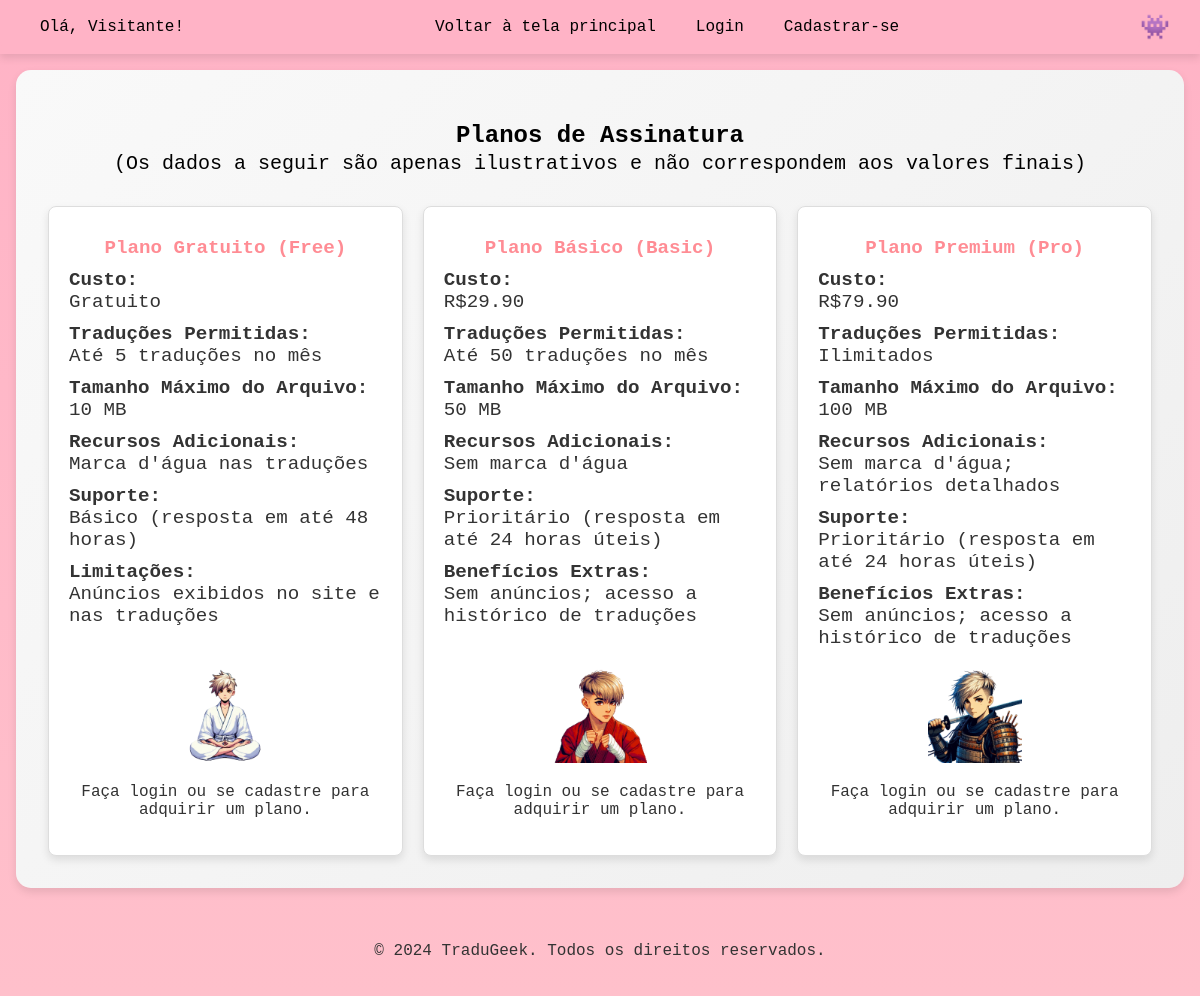
The app's page /assinatura.php with its own data.
### tables this page shows
CREATE TABLE IF NOT EXISTS `assinatura` (
    `idassinatura` INT(11) NOT NULL AUTO_INCREMENT,
    `nome` VARCHAR(55) NULL DEFAULT NULL,
    `custo` VARCHAR(45) NULL DEFAULT NULL,
    `traduPermitidas` VARCHAR(45) NULL DEFAULT NULL,
    `maxArquivos` VARCHAR(45) NULL DEFAULT NULL,
    `recursos` VARCHAR(255) NULL DEFAULT NULL,
    `suporte` VARCHAR(45) NULL DEFAULT NULL,
    `limitacoes` VARCHAR(255) NULL DEFAULT NULL,
    `beneficiosExtras` VARCHAR(255) NULL DEFAULT NULL,
    `imagem` VARCHAR(255) NULL DEFAULT NULL,
    PRIMARY KEY (`idassinatura`)
);

### assinatura.php (the view, shortened to what this page needs)
<?php
$idusuario = $_SESSION['usuario_id'] ?? null;
require_once "c.php";
$id_plano_atual = null;
?>
<!DOCTYPE html>
<html lang="pt-BR">
<head>
    <link rel="stylesheet" href="css/assinatura.css">
</head>
<body>
    <header>
        <nav class="navbar">
            <span class="olaUsuario">
                <?php
                if (isset($_SESSION['usuario']) && $_SESSION['online']) {
                    echo "Olá, " . htmlspecialchars($_SESSION['usuario']) . "!";
                } else {
                    echo "Olá, Visitante!";
                }
                ?>
            </span>
            <ul>
                <li><a href="index.php">Voltar à tela principal</a></li>
                <?php if (isset($_SESSION['online']) && $_SESSION['online'] === true): ?>
                    <li class="logOut"><a href="script/logOut.php">Log Out</a></li>
                <?php else: ?>
                    <li><a href="login.php">Login</a></li>
                    <li><a href="cadastro.php">Cadastrar-se</a></li>
                <?php endif; ?>
            </ul>
            <button class="mudarTema" id="altTema" title="Alternar Tema">☀️</button>
        </nav>
    </header>
    <main>
        <div id="cherry-blossoms"></div>
        <?php
$sql = "SELECT * FROM assinatura";
$resultado = $conexao->query($sql);
if ($resultado->num_rows > 0): ?>
    <section class="section-admin">
        <h2>Planos de Assinatura <br> <span class="ilustrativo" style=" font-weight: 400; font-size: 15pt;">(Os dados a seguir são apenas ilustrativos e não correspondem aos valores finais)</span></h2>
        <div class="planos-container">
            <?php
            $imagens = [
                "Imagens/avatar-julio-assinatura1.png",
                "Imagens/avatar-julio-assinatura2.png",
                "Imagens/avatar-julio-assinatura3.png"
            ];
            $imagemIndex = 0;
            while ($plano = $resultado->fetch_assoc()): ?>
                <div class="plano-card">
                    <h3><?php echo htmlspecialchars($plano['nome']); ?></h3>
                    <ul>
                        <li><strong>Custo:</strong> <br><?php echo htmlspecialchars($plano['custo']); ?></li>
                        <li><strong>Traduções Permitidas:</strong> <br><?php echo htmlspecialchars($plano['traduPermitidas']); ?></li>
                        <li><strong>Tamanho Máximo do Arquivo:</strong> <br><?php echo htmlspecialchars($plano['maxArquivos']); ?> MB</li>
                        <li><strong>Recursos Adicionais:</strong> <br><?php echo htmlspecialchars($plano['recursos']); ?></li>
                        <li><strong>Suporte:</strong> <br><?php echo htmlspecialchars($plano['suporte']); ?></li>
                        <?php if (!empty($plano['beneficiosExtras'])): ?>
                            <li><strong>Benefícios Extras:</strong> <br><?php echo htmlspecialchars($plano['beneficiosExtras']); ?></li>
                        <?php endif; ?>
                        <?php if (!empty($plano['limitacoes'])): ?>
                            <li><strong>Limitações:</strong> <br><?php echo htmlspecialchars($plano['limitacoes']); ?></li>
                        <?php endif; ?>
                    </ul>
                    <?php
                    $imagemPlano = !empty($plano['imagem']) ? $plano['imagem'] : $imagens[$imagemIndex];
                    ?>
                    <img src="<?php echo $imagemPlano; ?>" id="imagem-<?php echo $imagemIndex + 1; ?>" alt="Imagem do <?php echo htmlspecialchars($plano['nome']); ?>">
                    <?php $imagemIndex++; ?>
                    <?php if ($imagemIndex >= count($imagens)) $imagemIndex = 0; ?>
                    <?php if ($plano['idassinatura'] == $id_plano_atual): ?>
                        <p>Plano Atual</p>
                    <?php elseif (empty($_SESSION['admin-master']) || !$_SESSION['admin-master']): ?>
                        <?php if ($idusuario): ?>
                            <form method="POST" action="assinatura.php">
                                <input type="hidden" name="nome_plano" value="<?php echo htmlspecialchars($plano['nome']); ?>">
                                <button class="select-plan-button" type="submit">Selecionar Plano</button>
                            </form>
                        <?php else: ?>
                            <p>Faça login ou se cadastre para adquirir um plano.</p>
                        <?php endif; ?>
                    <?php else: ?>
                        <p class="admin-note">Visualização apenas</p>
                    <?php endif; ?>
                </div>
            <?php endwhile; ?>
        </div>
    </section>
<?php else: ?>
    <p>Nenhum plano disponível no momento.</p>
<?php endif; ?>
    </main>
    <footer>
        <div class="footer-content">
            <p>© 2024 TraduGeek. Todos os direitos reservados.</p>
        </div>
    </footer>
    <?php
    include 'botaoVoltarAoTopo.php';
    ?>
</body>
</html>

### botaoVoltarAoTopo.php (shortened to what this page needs)
<!DOCTYPE html>
<html lang="en">
<head>
    <link rel="stylesheet" href="css/botaoVoltarAoTopo.css">
</head>
<body>
</body>
</html>

### css/assinatura.css (style rules this page uses)
:root { --body: linear-gradient(to bottom, #FFB3C6 0%, #FFC0CB 100%); --body-color: #333; --header: #FFB3C6; --header-color: #333; --nav: #FFB3C6; --nav-a: #000000; --nav-a-hover-bg: #fff; --nav-a-hover: #000; --main-bg: linear-gradient(135deg, #f9f9f9 0%, #f4f4f4 50%, #eeeeee 100%);; --texto: #333; --ilustrativo: black; --scrollbar-bg: #f0f0f0; --scrollbar-thumb: #cccccc; --h2: #000; --plano-card-bg: #fff; --plano-borda: #ddd; --plano-card-h2: #FF8C94; --plano-card-h3: #FF8C94; --button-bg: #FF8C94; --button-color: #fff; --button-hover-bg: #FF6EC7; --footer: #333; --footer-borda: rgba(0, 0, 0, 0); }
html, body { height: 100%; margin: 0; padding: 0; font-size: 16px; }
body { font-family: 'Source Code Pro', monospace; display: flex; flex-direction: column; min-height: 100vh; margin: 0; padding: 0; color: var(--body-color); background: var(--body); font-size: 1rem; }
header { background: var(--header); color: var(--header-color); box-shadow: 0 4px 8px rgba(0,0,0,0.1); }
.navbar { display: flex; align-items: center; padding: 0.75rem 1.5rem; background: var(--nav); border-radius: 0 0 15px 15px; position: relative; overflow-x: auto; z-index: 2; white-space: nowrap; }
.navbar ul { list-style: none; margin: 0; padding: 0; display: flex; gap: 1rem; justify-content: center; flex: 1; }
.navbar li { margin: 0; }
.navbar a { color: var(--nav-a); text-decoration: none; font-weight: 500; padding: 0.75rem; border-radius: 8px; transition: background-color 0.3s, color 0.3s; }
.mudarTema { font-size: 1.5rem; background-color: transparent; border: none; cursor: pointer; border-radius: 8px; display: inline-block; white-space: nowrap; flex-shrink: 0; margin-left: auto; }
.ilustrativo { color: var(--ilustrativo); }
main { flex: 1; padding: 2rem; background: var(--main-bg); border-radius: 15px; box-shadow: 0 4px 8px rgba(0,0,0,0.1); margin: 1rem; display: flex; flex-direction: column; align-items: center; }
.planos-container { display: flex; justify-content: space-between; gap: 20px; flex-wrap: wrap; z-index: 1; }
h2 { text-align: center; color: var(--h2); font-family: 'Consolas', monospace; margin-bottom: 30px; z-index: 1; }
.plano-card { background-color: var(--plano-card-bg); border: 1px solid var(--plano-borda); border-radius: 8px; padding: 20px; box-shadow: 0 4px 8px rgba(0, 0, 0, 0.1); flex: 1; max-width: 30%; min-width: 250px; transition: transform 0.3s ease, box-shadow 0.3s ease; text-align: center; z-index: 1; }
.plano-card h3 { font-size: 1.5rem; text-align: center; margin-bottom: 15px; z-index: 1; }
.plano-card ul { font-size: 1.2rem; padding-left: 0; margin: 0; list-style: none; text-align: left; z-index: 1; height: 380px; }
.plano-card li { margin-bottom: 10px; z-index: 1; }
.plano-card img { display: block; margin: 20px auto; max-width: 30%; height: auto; z-index: 1; }
.plano-card h3 { font-size: 1.2rem; color: var(--plano-card-h3); margin: 10px 0; font-family: 'Consolas', monospace; text-align: center; z-index: 1; }
#cherry-blossoms { position: fixed; top: 0; left: 0; width: 100%; height: 100%; pointer-events: none; z-index: 1; }
footer .footer-content { text-align: center; padding: 20px; color: var(--footer); }
footer { border-top: 2px solid var(--footer-borda); }
.olaUsuario { flex-shrink: 0; margin-left: 1rem; margin-right: 1rem; white-space: nowrap; font-size: 1rem; color: var(--nav-a); display: flex; align-items: center; }

### css/botaoVoltarAoTopo.css (style rules this page uses)
:root { --color-button: #ffffff; --bg-color-button: #FF6EC7; --bg-color-button-hover: #ffffff; --color-button-hover: #FF6EC7; }

### records on screen
assinatura: nome "Plano Gratuito (Free)", custo "Gratuito", traduPermitidas "Até 5 traduções no mês", maxArquivos "10", recursos "Marca d'água nas traduções", suporte "Básico (resposta em até 48 horas)", limitacoes "Anúncios exibidos no site e nas traduções", shows a picture, shows "Faça login ou se cadastre para adquirir um plano."
assinatura: nome "Plano Básico (Basic)", custo "R$29.90", traduPermitidas "Até 50 traduções no mês", maxArquivos "50", recursos "Sem marca d'água", suporte "Prioritário (resposta em até 24 horas úteis)", beneficiosExtras "Sem anúncios; acesso a histórico de traduções", shows a picture, shows "Faça login ou se cadastre para adquirir um plano."
assinatura: nome "Plano Premium (Pro)", custo "R$79.90", traduPermitidas "Ilimitados", maxArquivos "100", recursos "Sem marca d'água; relatórios detalhados", suporte "Prioritário (resposta em até 24 horas úteis)", beneficiosExtras "Sem anúncios; acesso a histórico de traduções", shows a picture, shows "Faça login ou se cadastre para adquirir um plano."
